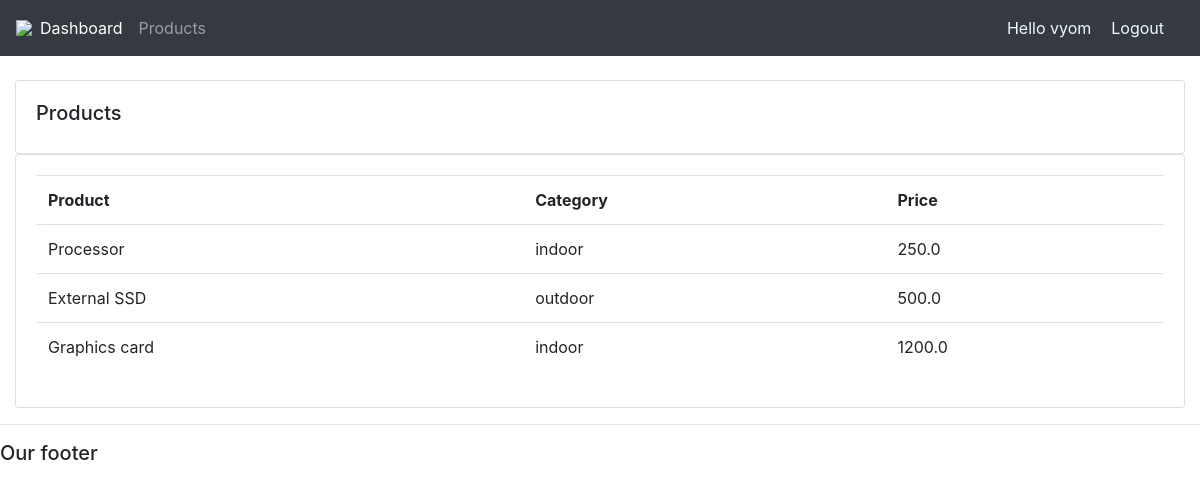
Screenshot of /products/ (signed in) with the database file from the repository.
### app/models.py (models this page shows, shortened)
class Product(models.Model):
    categories=(
        ('indoor','indoor'),
        ('outdoor','outdoor')
    )
    name=models.CharField(max_length=50,null=True)
    price=models.FloatField(null=True)
    category=models.CharField(max_length=50,null=True,choices=categories)
    description=models.CharField(max_length=200,blank=True)
    date_created=models.DateTimeField(auto_now_add=True)
    tag=models.ManyToManyField(Tag)

### app/decorators.py (the view)
        def wrapper_func(request,*args,**kwargs):
            group=None
            if request.user.groups.exists():
                group= request.user.groups.all()[0].name
            if group in allowed_roles:
                return view_func(request,*args,**kwargs)
            else:
                return HttpResponse("You are not authorized to use this page")

### app/views.py (called while the page is built)
@login_required(login_url='login')
@allowed_users(allowed_roles=["admin"])
def products(request):
    products=Product.objects.all()
    return render(request,'products.html',{'products':products})

### app/templates/products.html
{%  extends 'main.html' %}
{% block content %}
		<br>
		<div class="row">
			<div class="col-md">
				<div class="card card-body">
					<h5>Products</h5>
				</div>
				<div class="card card-body">
					<table class="table">
						<tr>
							<th>Product</th>
							<th>Category</th>
							<th>Price</th>
						</tr>
						{% for product in products %}
						<tr>
							<td>{{product.name}}</td>
							<td>{{product.category}}</td>
							<td>{{product.price}}</td>
						</tr>
						{% endfor %}
					</table>
				</div>
			</div>
		</div>
{% endblock content %}

### app/templates/navbar.html (shortened to what this page needs)
{% load static %}
<nav class="navbar navbar-expand-lg navbar-dark bg-dark">
 <img src="{% static 'images/logo.png' %}">
  <div class="collapse navbar-collapse" id="navbarNav">
    <ul class="navbar-nav">
      {% if request.user.is_staff %}
      <li class="nav-item active">
        <a class="nav-link" href="#">Dashboard</a>
      </li>
      <li class="nav-item">
        <a class="nav-link" href="{% url 'products' %}">Products</a>
      </li>
      {% else %}
      <li class="nav-item">
        <a class="nav-link" href="{% url 'settings' %}">Profile</a>
      </li>
      {% endif %}
    </ul>
  </div>
  <span id="hello-msg">Hello {{request.user}}</span>
  <a id="hello-msg" href="{% url 'logout' %}">Logout</a>
</nav>

### app/templates/navbar.html (style rules this page uses)
#hello-msg { margin-right: 20px; color:aliceblue; }

### rows the page displays
Product: name "Processor", category "indoor", price "250.0"
Product: name "External SSD", category "outdoor", price "500.0"
Product: name "Graphics card", category "indoor", price "1200.0"

### other values shown
{{ request.user }} "vyom"
